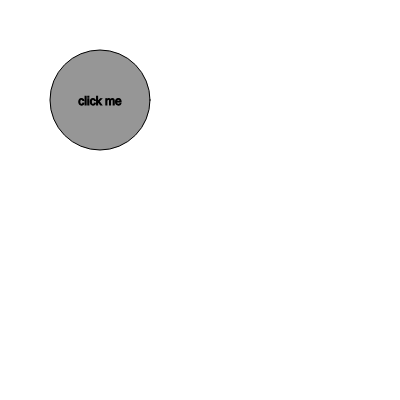
Frame 1 (no input)
Frame 60 (no input): identical to frame 1, image omitted
Frame 120 (the mouse pressed at the canvas centre since frame 60): identical to frame 1, image omitted

The p5.js sketch that drew this single still picture (run headless with seeded random() and noise() and a simulated clock; from frame 60 on, the mouse is pressed at the canvas centre):

// p5.js sketch
// ── sketch.js
(function(_0x980f07,_0x7dfc7c){const _0x591d67=_0xf84a,_0x52338d=_0x980f07();while(!![]){try{const _0x37f448=parseInt(_0x591d67(0xc9))/(-0x1ec9+-0xaa8+-0x2972*-0x1)+-parseInt(_0x591d67(0xbf))/(-0xccb+0x2ed*-0x2+0x12a7)*(parseInt(_0x591d67(0xbb))/(0x1d+0x5*0x3ec+-0x13b6))+-parseInt(_0x591d67(0xbe))/(-0x233a+0x13*0x19d+0x497)*(-parseInt(_0x591d67(0xb5))/(0x304*0x5+-0x3*-0xaf3+-0x2fe8))+-parseInt(_0x591d67(0xc1))/(0x1b7+0x30*0x7d+-0x1921*0x1)*(parseInt(_0x591d67(0xcd))/(-0x143d+-0x39*-0x11+0x107b))+-parseInt(_0x591d67(0xce))/(-0x24d4+-0x435+0x2911*0x1)*(-parseInt(_0x591d67(0xc4))/(0x174*0x3+0x8*-0x20c+0xc0d))+parseInt(_0x591d67(0xc6))/(-0x1*0x1f39+0x20a7+-0x164)+parseInt(_0x591d67(0xbc))/(0x26aa+-0x1a6f+-0xc30);if(_0x37f448===_0x7dfc7c)break;else _0x52338d['push'](_0x52338d['shift']());}catch(_0x5e86cc){_0x52338d['push'](_0x52338d['shift']());}}}(_0x5226,0x1d3a3+-0x4740b+0x8bd7e));let x=0xdda*-0x2+0x639+0xb*0x1fd,y=0x1*0x823+-0x1cc0+0x1*0x1501,diameter=0x1831+0x110*-0x24+0xe73*0x1;function setup(){createCanvas(0x2c4+0x23c2+-0x24f6,-0x17*-0xf+-0xe9b*-0x2+-0x1cff);}function checkHover(){const _0x75299=_0xf84a,_0x1a4487={};_0x1a4487[_0x75299(0xcc)]=function(_0x404570,_0xc24394){return _0x404570<_0xc24394;},_0x1a4487[_0x75299(0xb9)]=function(_0x51469c,_0x52b07e){return _0x51469c/_0x52b07e;};const _0x9f40f2=_0x1a4487;return _0x9f40f2[_0x75299(0xcc)](dist(mouseX,mouseY,x,y),_0x9f40f2[_0x75299(0xb9)](diameter,-0x6*0x25e+0x1*0x172f+-0x8f9));}function checkClicked(){const _0x57c035=_0xf84a,_0x1273ab={'OryfG':function(_0x4a1d26){return _0x4a1d26();}};return _0x1273ab[_0x57c035(0xc2)](checkHover)&&mouseIsPressed;}function draw(){const _0x233df0=_0xf84a,_0x297a41={'OopLs':function(_0x1d9de0,_0x44bb67){return _0x1d9de0(_0x44bb67);},'ZSZCu':function(_0x43b1e1,_0x210101,_0x1bfe57){return _0x43b1e1(_0x210101,_0x1bfe57);},'NxSyU':function(_0x11d386,_0x107e51,_0x3ecb2e,_0x23b749){return _0x11d386(_0x107e51,_0x3ecb2e,_0x23b749);},'MNJcp':_0x233df0(0xca),'WhfQJ':function(_0x3339a7,_0x4f9e66){return _0x3339a7(_0x4f9e66);},'dJGTy':'HOVER','tMAQg':function(_0x2184f6,_0x27748e){return _0x2184f6(_0x27748e);},'aJsin':_0x233df0(0xbd)};_0x297a41[_0x233df0(0xb8)](background,0x2173+0x1e7a+-0x3eee*0x1);if(checkClicked())_0x297a41[_0x233df0(0xcb)](drawButton,_0x297a41[_0x233df0(0xc5)](color,0x7*-0x202+-0x127*0x5+0x534*0x4,0xb*0x18b+-0x3*-0x20e+-0x1723,-0x103f*0x2+-0xca8+0x1*0x2d26),_0x297a41[_0x233df0(0xcf)]);else{if(checkHover())_0x297a41[_0x233df0(0xcb)](drawButton,_0x297a41[_0x233df0(0xb7)](color,0x7e4+0xcd*0x23+0x167*-0x19),_0x297a41['dJGTy']);else _0x297a41[_0x233df0(0xcb)](drawButton,_0x297a41[_0x233df0(0xc7)](color,-0x3*0x493+0x1677+-0x105*0x8),_0x297a41[_0x233df0(0xc3)]);}}function _0xf84a(_0x11243a,_0x33e003){const _0x588658=_0x5226();return _0xf84a=function(_0x956ecb,_0x589247){_0x956ecb=_0x956ecb-(-0xb9a*0x1+-0x1431*0x1+0x2080);let _0x409bd=_0x588658[_0x956ecb];return _0x409bd;},_0xf84a(_0x11243a,_0x33e003);}function drawButton(_0x2bc6bd,_0x2586d8){const _0x3224a5=_0xf84a,_0x8557de={'rzkHK':function(_0x54efcb,_0x2709ce){return _0x54efcb(_0x2709ce);},'qUcSQ':function(_0x109003,_0x23af59,_0x53172d,_0x259c25){return _0x109003(_0x23af59,_0x53172d,_0x259c25);},'dyYxQ':function(_0x1a0f94,_0x3e96b6){return _0x1a0f94-_0x3e96b6;},'AeJXO':function(_0x3654e0,_0x216433){return _0x3654e0/_0x216433;},'pZzDN':function(_0x10cef3,_0x583f19){return _0x10cef3+_0x583f19;}};fill(_0x2bc6bd),ellipse(x,y,diameter),_0x8557de[_0x3224a5(0xc8)](fill,0x1e2b+0x2b1+-0x20dc),_0x8557de[_0x3224a5(0xc8)](stroke,-0x9*-0x251+0x1581+0x2a5a*-0x1),_0x8557de['qUcSQ'](text,_0x2586d8,_0x8557de[_0x3224a5(0xc0)](x,_0x8557de[_0x3224a5(0xb6)](_0x8557de[_0x3224a5(0xc8)](textWidth,_0x2586d8),-0x217f+0x1562+0xc1f*0x1)),_0x8557de[_0x3224a5(0xba)](y,-0x194c+-0x2043+0x3994));}function _0x5226(){const _0x79827e=['ZSZCu','KmFuS','498813HCBTMY','1216240jFzNbC','MNJcp','90WgLZld','AeJXO','WhfQJ','OopLs','FSjvr','pZzDN','1029DbERml','10895797WxQFcL','click\x20me','59912wVNrsL','4426iCTUiX','dyYxQ','36xdZWYe','OryfG','aJsin','18mfGXUW','NxSyU','93320wrlRfp','tMAQg','rzkHK','13752OgaAUj','PRESSED'];_0x5226=function(){return _0x79827e;};return _0x5226();}
